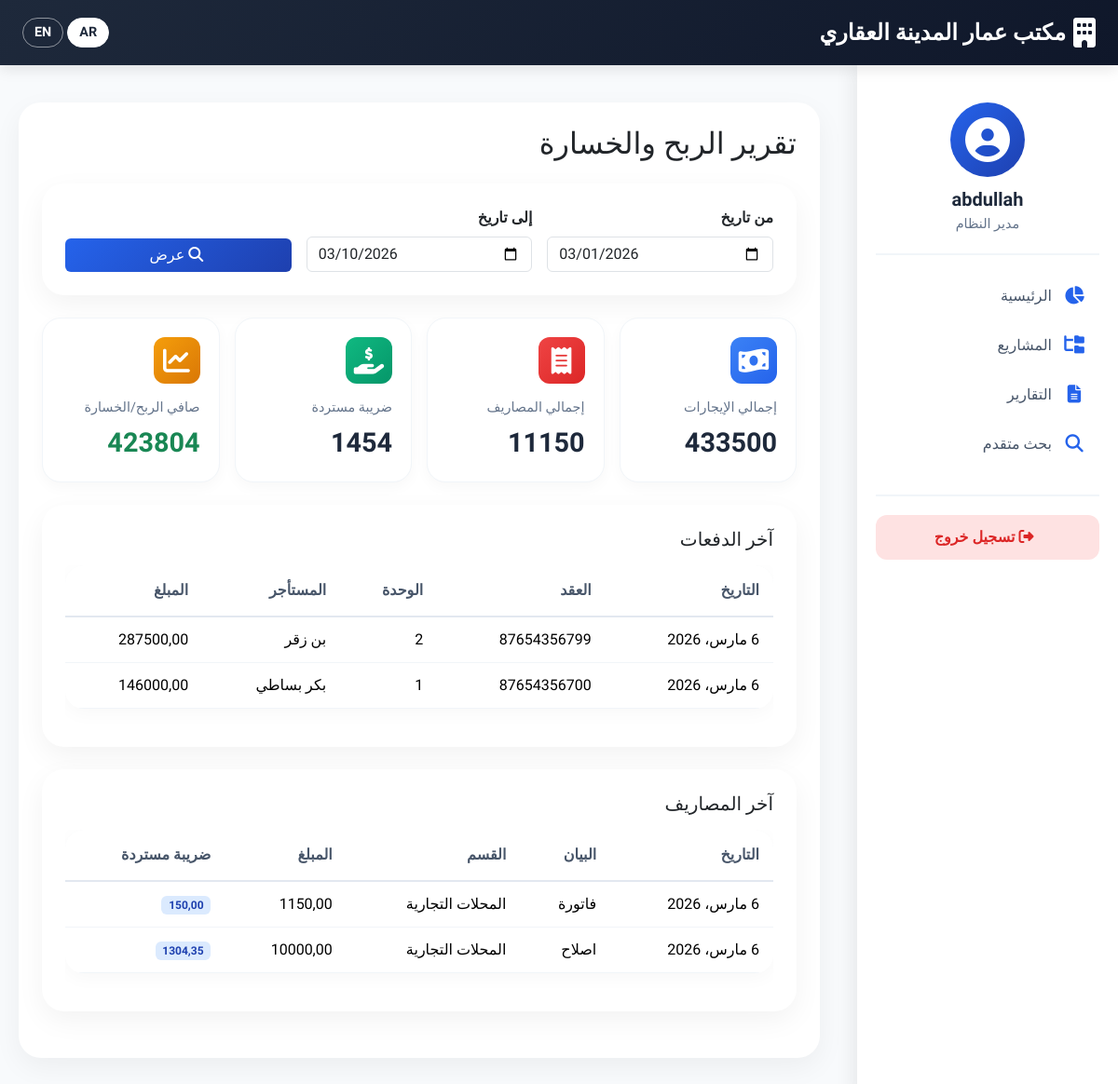
/profit-loss/ (signed in), run on an earlier commit of the app's database.
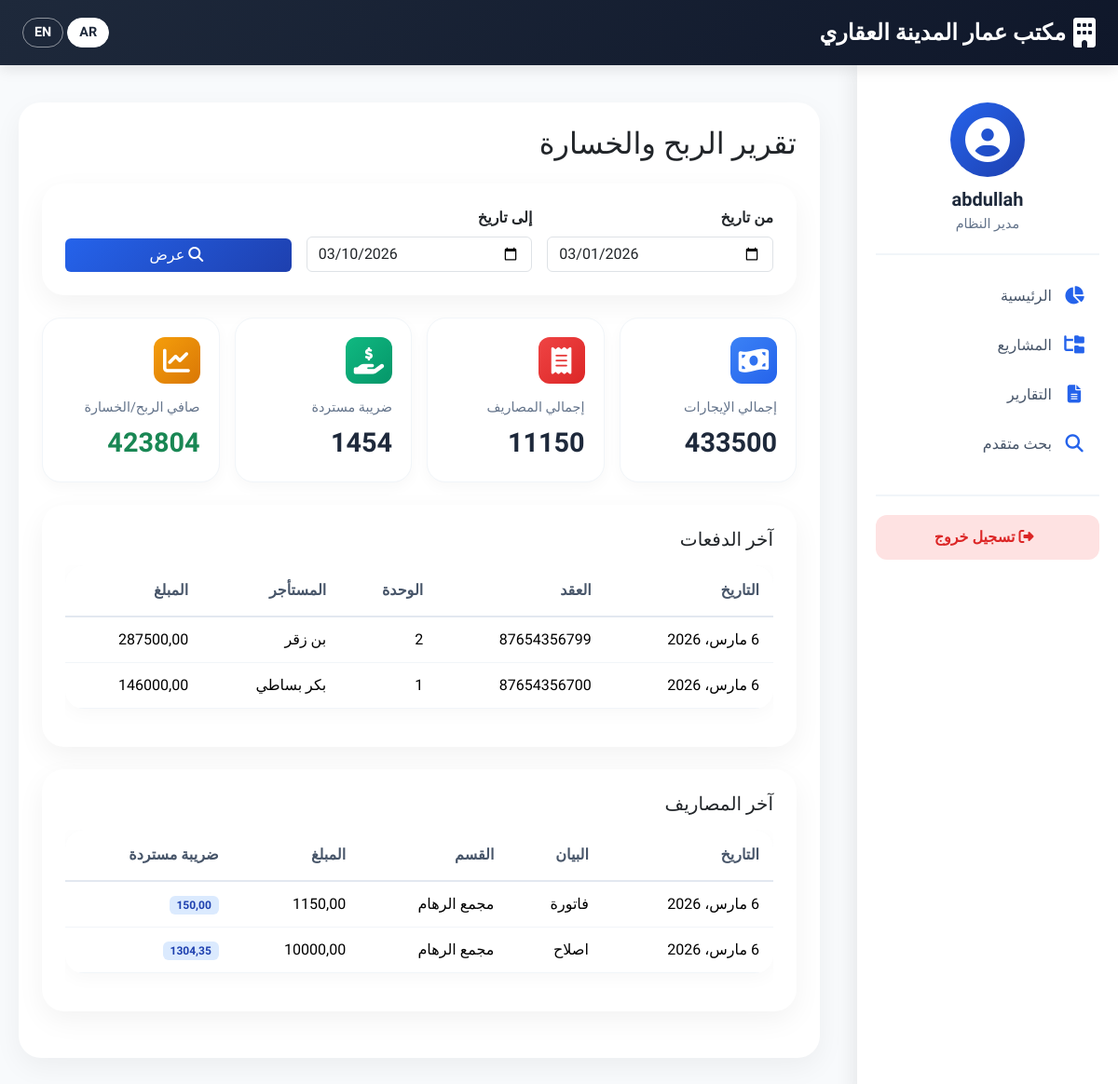
And on a later commit of the database.
### rentals/models.py (models this page shows, shortened)
class Expense(models.Model):
    sub_category = models.ForeignKey(SubCategory, on_delete=models.CASCADE, related_name='expenses', verbose_name="القسم الداخلي")
    date = models.DateField(verbose_name="تاريخ المصروف")
    description = models.CharField(max_length=255, verbose_name="البيان")
    amount = models.DecimalField(max_digits=12, decimal_places=2, verbose_name="المبلغ (شامل الضريبة إن وجدت)")
    has_tax = models.BooleanField(default=False, verbose_name="المبلغ شامل الضريبة؟")
    tax_rate = models.DecimalField(max_digits=5, decimal_places=2, default=15.00, validators=[MinValueValidator(0), MaxValueValidator(100)], verbose_name="نسبة الضريبة (%)")
    tax_refundable = models.BooleanField(default=False, verbose_name="الضريبة قابلة للاسترداد؟")
    attachment = models.FileField(upload_to='expenses/%Y/%m/', verbose_name="مرفق (فاتورة)", blank=True, null=True)
    notes = models.TextField(blank=True, verbose_name="ملاحظات")
    created_at = models.DateTimeField(auto_now_add=True)
    class Meta:
        verbose_name = "مصروف"
        verbose_name_plural = "المصروفات"
        ordering = ['-date']
    @property
    def tax_amount(self):
        if self.has_tax:
            return self.amount * (self.tax_rate / 100) / (1 + self.tax_rate/100)
        return 0

class SubCategory(models.Model):
    main_category = models.ForeignKey(MainCategory, on_delete=models.CASCADE, related_name='subcategories', verbose_name="الفئة الرئيسية")
    name = models.CharField(max_length=200, verbose_name="اسم القسم الداخلي")
    location = models.CharField(max_length=300, verbose_name="الموقع", blank=True)
    description = models.TextField(blank=True, verbose_name="وصف")
    is_active = models.BooleanField(default=True, verbose_name="نشط؟")
    created_at = models.DateTimeField(auto_now_add=True)
    class Meta:
        verbose_name = "قسم داخلي"
        verbose_name_plural = "الأقسام الداخلية"
        ordering = ['main_category', 'name']

### rentals/views.py (the view)
# urls.py: path('profit-loss/', views.profit_loss_report, name='profit_loss_report'),
@login_required
@permission_required('rentals.view_expense', raise_exception=False)  # للعرض فقط
def profit_loss_report(request):
    start_date = request.GET.get('start_date')
    end_date = request.GET.get('end_date')
    try:
        if start_date:
            start_date = datetime.strptime(start_date, '%Y-%m-%d').date()
        else:
            start_date = date.today().replace(day=1)
        if end_date:
            end_date = datetime.strptime(end_date, '%Y-%m-%d').date()
        else:
            end_date = date.today()
    except:
        start_date = date.today().replace(day=1)
        end_date = date.today()
    payments = Payment.objects.filter(payment_date__gte=start_date, payment_date__lte=end_date)
    total_rent = payments.aggregate(Sum('amount_paid'))['amount_paid__sum'] or 0
    expenses = Expense.objects.filter(date__gte=start_date, date__lte=end_date)
    total_expense = expenses.aggregate(Sum('amount'))['amount__sum'] or 0
    refundable_tax = 0
    for exp in expenses.filter(tax_refundable=True):
        if exp.has_tax:
            tax = exp.amount * (exp.tax_rate / 100) / (1 + exp.tax_rate/100)
            refundable_tax += tax
    net_profit = total_rent - total_expense + refundable_tax
    context = {
        'start_date': start_date,
        'end_date': end_date,
        'total_rent': total_rent,
        'total_expense': total_expense,
        'refundable_tax': refundable_tax,
        'net_profit': net_profit,
        'payments': payments.order_by('-payment_date')[:50],
        'expenses': expenses.order_by('-date')[:50],
    }
    return render(request, 'rentals/profit_loss_report.html', context)

### rentals/templates/rentals/profit_loss_report.html (shortened to what the changed rows need)
{% extends 'rentals/base.html' %}
{% load i18n %}
{% block content %}
<div class="container-fluid px-0">
    <h2 class="mb-4">تقرير الربح والخسارة</h2>
    <div class="content-card mb-4">
        <div class="table-responsive">
            <table class="table table-custom">
                <thead>
                    <tr>
                        <th>التاريخ</th>
                        <th>العقد</th>
                        <th>الوحدة</th>
                        <th>المستأجر</th>
                        <th>المبلغ</th>
                    </tr>
                </thead>
            </table>
        </div>
    </div>
    <div class="content-card">
        <div class="table-responsive">
            <table class="table table-custom">
                <thead>
                    <tr>
                        <th>التاريخ</th>
                        <th>البيان</th>
                        <th>القسم</th>
                        <th>المبلغ</th>
                        <th>ضريبة مستردة</th>
                    </tr>
                </thead>
                <tbody>
                    {% for e in expenses %}
                    <tr>
                        <td>{{ e.date }}</td>
                        <td>{{ e.description }}</td>
                        <td>{{ e.sub_category.name }}</td>
                        <td>{{ e.amount|floatformat:2 }}</td>
                        <td>
                            {% if e.tax_refundable %}
                                <span class="badge badge-info-custom">{{ e.tax_amount|floatformat:2 }}</span>
                            {% else %}
                                -
                            {% endif %}
                        </td>
                    </tr>
                    {% empty %}
                    <tr>
                        <td colspan="5" class="text-center py-4">لا توجد مصاريف في هذه الفترة</td>
                    </tr>
                    {% endfor %}
                </tbody>
            </table>
        </div>
    </div>
</div>
{% endblock %}

What changed in the data, as far as the page shows it:
changed through a linked row, Expense "فاتورة": sub_category.name "المحلات التجارية" → "مجمع الرهام"
changed through a linked row, Expense "اصلاح": sub_category.name "المحلات التجارية" → "مجمع الرهام"
